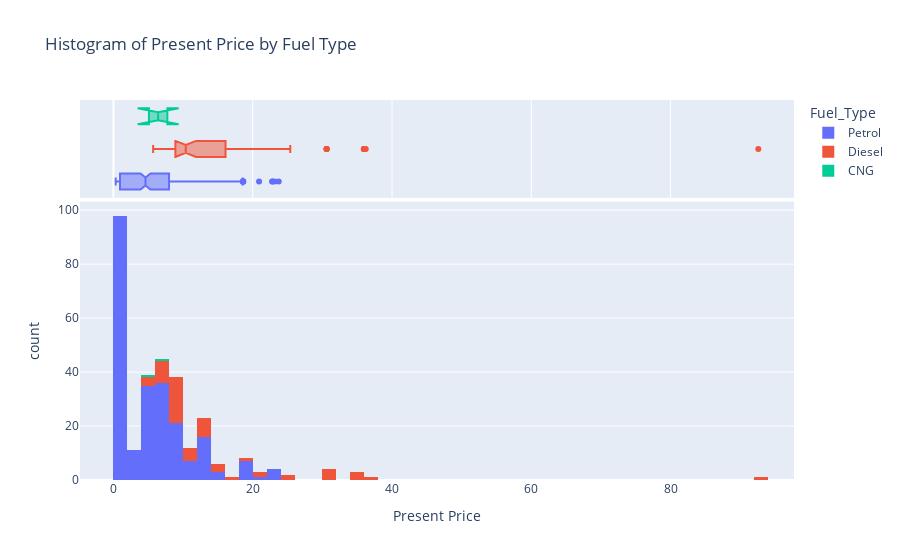

This figure's notebook cell:
### Code cell
fig = px.histogram(df, x='Present_Price', color='Fuel_Type', marginal='box',
                   title='Histogram of Present Price by Fuel Type')
fig.update_layout(xaxis_title='Present Price')
fig.show()

### Figure 1 — Plotly figure (JSON) as saved in the notebook; plotly's stock layout.template omitted (floating-point values rounded to 4 significant figures; data arrays with more than 128 entries replaced by an {"elided": "..."} marker saying what was removed)
{"data": [{"alignmentgroup": "True", "bingroup": "x", "hovertemplate": "Fuel_Type=Petrol<br>Present_Price=%{x}<br>count=%{y}<extra></extra>", "legendgroup": "Petrol", "marker": {"color": "#636efa", "pattern": {"shape": ""}}, "name": "Petrol", "offsetgroup": "Petrol", "orientation": "v", "showlegend": true, "type": "histogram", "x": {"elided": "239 float values"}, "xaxis": "x", "yaxis": "y"}, {"alignmentgroup": "True", "hovertemplate": "Fuel_Type=Petrol<br>Present_Price=%{x}<extra></extra>", "legendgroup": "Petrol", "marker": {"color": "#636efa"}, "name": "Petrol", "notched": true, "offsetgroup": "Petrol", "showlegend": false, "type": "box", "x": {"elided": "239 float values"}, "xaxis": "x2", "yaxis": "y2"}, {"alignmentgroup": "True", "bingroup": "x", "hovertemplate": "Fuel_Type=Diesel<br>Present_Price=%{x}<br>count=%{y}<extra></extra>", "legendgroup": "Diesel", "marker": {"color": "#EF553B", "pattern": {"shape": ""}}, "name": "Diesel", "offsetgroup": "Diesel", "orientation": "v", "showlegend": true, "type": "histogram", "x": [9.54, 6.87, 9.83, 8.61, 8.89, 8.92, 10.38, 10.79, 10.79, 10.38, 5.98, 7.49, 9.95, 8.06, 8.06, 30.61, 30.61, 19.77, 30.61, 35.96, 35.96, 35.96, 36.23, 6.95, 20.45, 6.76, 12.48, 8.93, 30.61, 14.89, 7.85, 25.39, 13.46, 13.46, 92.6, 16.09, 25.39, 20.45, 6.79, 5.7, 14.79, 7.6, 9.4, 9.4, 6.79, 9.4, 5.7, 13.6, 9.4, 9.4, 9.4, 13.6, 9.9, 9.4, 14, 13.09, 11.6, 12.5], "xaxis": "x", "yaxis": "y"}, {"alignmentgroup": "True", "hovertemplate": "Fuel_Type=Diesel<br>Present_Price=%{x}<extra></extra>", "legendgroup": "Diesel", "marker": {"color": "#EF553B"}, "name": "Diesel", "notched": true, "offsetgroup": "Diesel", "showlegend": false, "type": "box", "x": [9.54, 6.87, 9.83, 8.61, 8.89, 8.92, 10.38, 10.79, 10.79, 10.38, 5.98, 7.49, 9.95, 8.06, 8.06, 30.61, 30.61, 19.77, 30.61, 35.96, 35.96, 35.96, 36.23, 6.95, 20.45, 6.76, 12.48, 8.93, 30.61, 14.89, 7.85, 25.39, 13.46, 13.46, 92.6, 16.09, 25.39, 20.45, 6.79, 5.7, 14.79, 7.6, 9.4, 9.4, 6.79, 9.4, 5.7, 13.6, 9.4, 9.4, 9.4, 13.6, 9.9, 9.4, 14, 13.09, 11.6, 12.5], "xaxis": "x2", "yaxis": "y2"}, {"alignmentgroup": "True", "bingroup": "x", "hovertemplate": "Fuel_Type=CNG<br>Present_Price=%{x}<br>count=%{y}<extra></extra>", "legendgroup": "CNG", "marker": {"color": "#00cc96", "pattern": {"shape": ""}}, "name": "CNG", "offsetgroup": "CNG", "orientation": "v", "showlegend": true, "type": "histogram", "x": [5.09, 7.74], "xaxis": "x", "yaxis": "y"}, {"alignmentgroup": "True", "hovertemplate": "Fuel_Type=CNG<br>Present_Price=%{x}<extra></extra>", "legendgroup": "CNG", "marker": {"color": "#00cc96"}, "name": "CNG", "notched": true, "offsetgroup": "CNG", "showlegend": false, "type": "box", "x": [5.09, 7.74], "xaxis": "x2", "yaxis": "y2"}], "layout": {"barmode": "relative", "legend": {"title": {"text": "Fuel_Type"}, "tracegroupgap": 0}, "title": {"text": "Histogram of Present Price by Fuel Type"}, "xaxis": {"anchor": "y", "domain": [0, 1], "title": {"text": "Present Price"}}, "xaxis2": {"anchor": "y2", "domain": [0, 1], "matches": "x", "showgrid": true, "showticklabels": false}, "yaxis": {"anchor": "x", "domain": [0, 0.7326], "title": {"text": "count"}}, "yaxis2": {"anchor": "x2", "domain": [0.7426, 1], "matches": "y2", "showgrid": false, "showline": false, "showticklabels": false, "ticks": ""}}}
